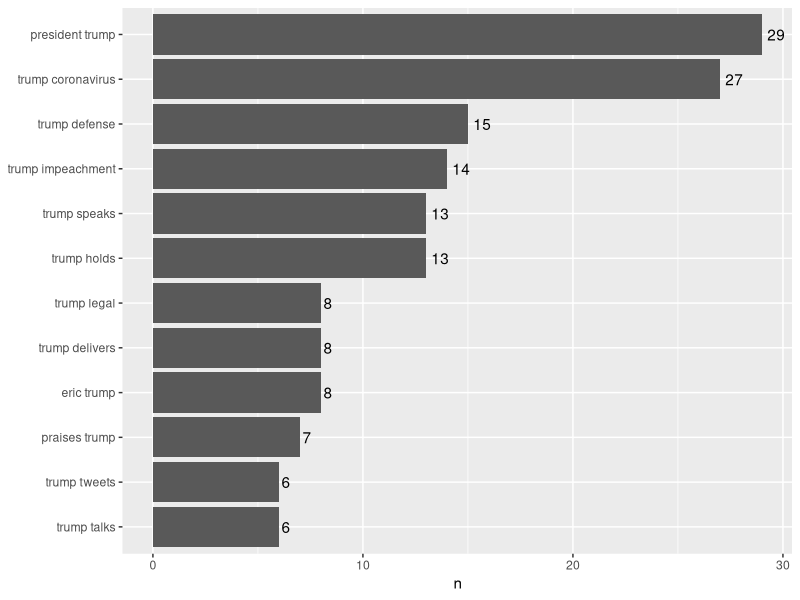
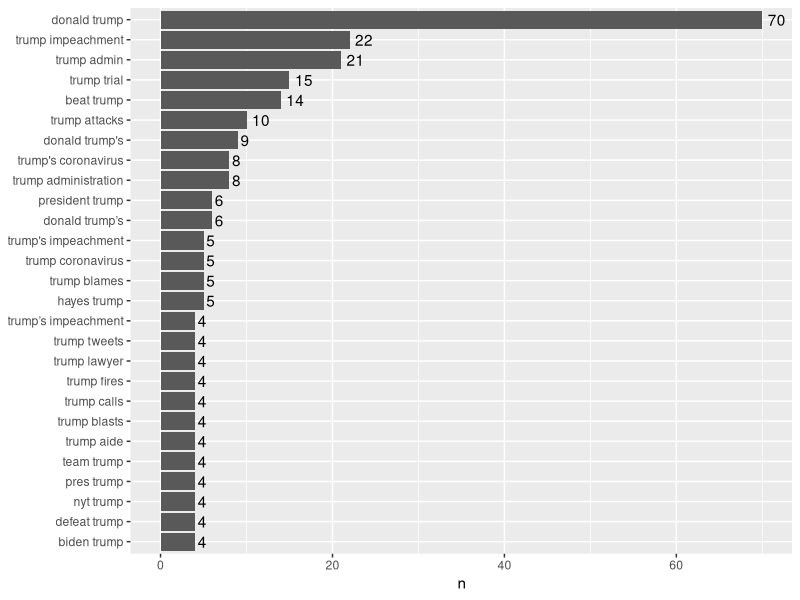

Write the R code that produced these figures, in order.
library(readxl)
library(dplyr)
library(tidytext)
library(tidyverse)
library(ggplot2)


######################################################################################

# Get title from excel
fox <- read_excel("fox_data_removedduplicates.xlsx")
docFox <-  fox[,1]
docFox$Title <-gsub("[[:punct:]]", "", docFox$Title)
docFox$Title <-gsub("fox", "", docFox$Title, ignore.case = TRUE) #dropping fox
docFox$Title <-gsub("[^0-9A-Za-z///' ]","", docFox$Title,ignore.case = TRUE)
docFox$Title <-gsub("Trumps", "Trump", docFox$Title, ignore.case = TRUE)

fox_title <- as.character(docFox$Title)
fox_title <- tibble(line= 1:1764, text=fox_title)
fox_title <- as.data.frame(fox_title)

######################################################################################


msnbcData<-read_excel("msnbc_data.xlsx")
doc <-  msnbcData[,5]
doc$TitleRemoved <-gsub("[[:punct:]]", "", doc$TitleRemoved)
doc$TitleRemoved <-gsub("Will", "", doc$TitleRemoved)
doc$TitleRemoved <-gsub("[^0-9A-Za-z///' ]","", doc$TitleRemoved,ignore.case = TRUE)
doc$TitleRemoved <-gsub("Trumps", "Trump", doc$TitleRemoved, ignore.case = TRUE)
msnbcDf <- as.data.frame(msnbcData)
msnbc <- msnbcDf %>% select("TitleRemoved")
#msnbc$Title <- as.character(msnbc$TitleRemoved)
#title<-msnbc$Title
title2<-as.vector(msnbc)

msnbc_title <- tibble(line = 1:2759, text = title2$TitleRemoved)
msnbc_title <- as.data.frame(msnbc_title)

######################################################################################


#############FOX################

fox_title_TRUMP <- fox_title[(grepl("Trump",fox_title$text)),]

fox_Trump_bigrams <- fox_title_TRUMP%>%
  unnest_tokens(bigram, text, token="ngrams", n=2)

fox_Trump_bigrams2 <- fox_Trump_bigrams[(grepl("trump",fox_Trump_bigrams$bigram)),]

fox_Trump_bigrams2 %>%
  count(bigram, sort=TRUE)%>%
  separate(bigram, c("word1", "word2"), sep= " ")%>%
  filter(!word1 %in% stop_words$word)%>%
  filter(!word2 %in% stop_words$word)%>%
  unite(bigram, word1,word2, sep = " ")%>%
  filter(n>5)%>%
  mutate(word=reorder(bigram,n))%>%
  ggplot(aes(x=word, y=n))+
  geom_col()+
  xlab(NULL)+
  coord_flip()+
  geom_text(aes(label=n), hjust=-0.3)


#############MSNBC################

msnbc_title_TRUMP <- msnbc_title[(grepl("Trump",msnbc_title$text)),]

msnbc_Trump_bigrams <-msnbc_title_TRUMP%>%
  unnest_tokens(bigram, text, token="ngrams", n=2)

msnbc_Trump_bigrams2 <- msnbc_Trump_bigrams[(grepl("trump",msnbc_Trump_bigrams$bigram)),]

msnbc_Trump_bigrams2 %>%
  count(bigram, sort=TRUE)%>%
  separate(bigram, c("word1", "word2"), sep= " ")%>%
  filter(!word1 %in% stop_words$word)%>%
  filter(!word2 %in% stop_words$word)%>%
  unite(bigram, word1,word2, sep = " ")%>%
  filter(n>3)%>%
  mutate(word=reorder(bigram,n))%>%
  ggplot(aes(x=word, y=n))+
  geom_col()+
  xlab(NULL)+
  coord_flip()+
  geom_text(aes(label=n), hjust=-0.3)
